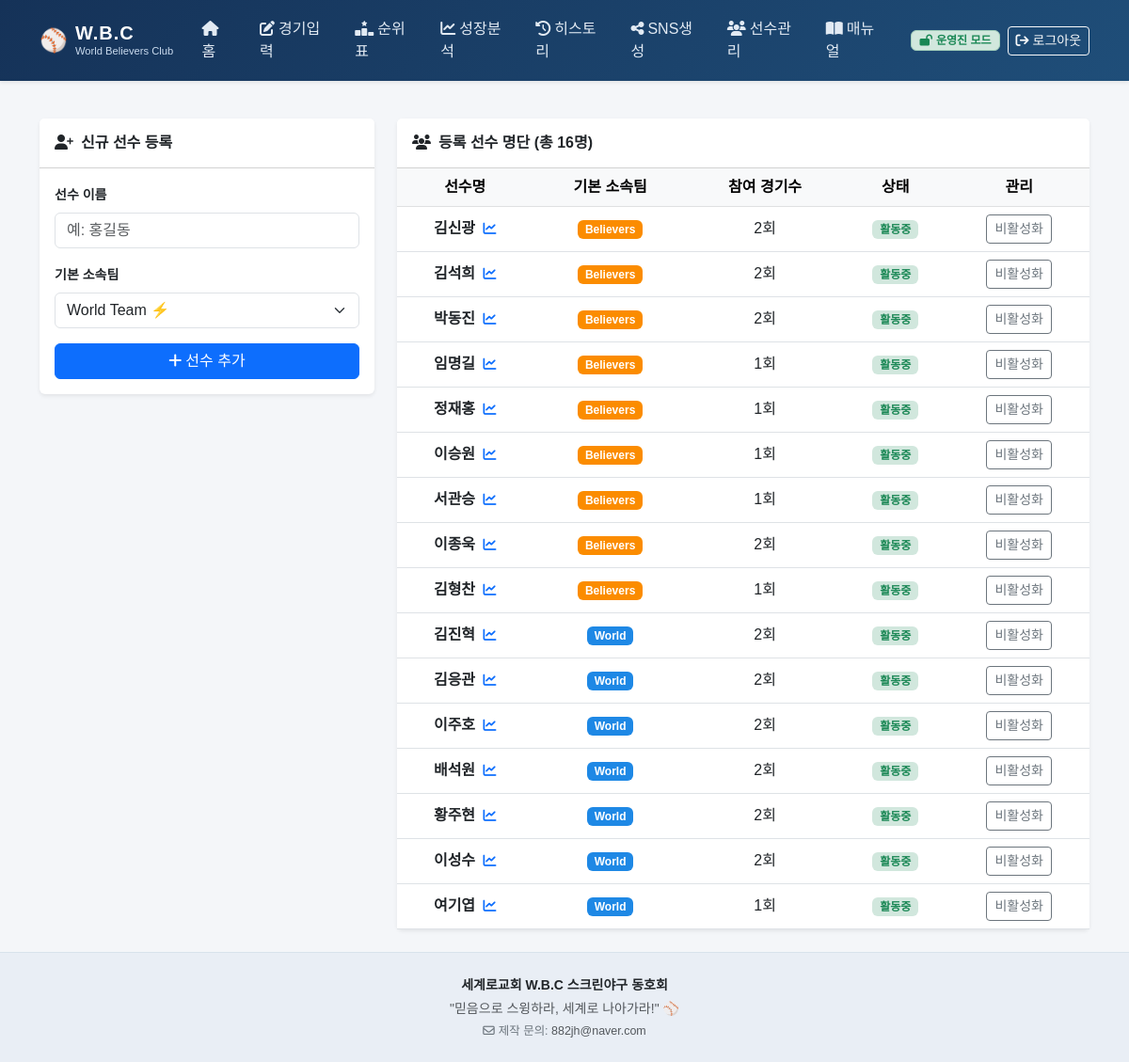
/players (signed in), run on the app's committed database.
### tables this page shows
CREATE TABLE players (
            id        INTEGER PRIMARY KEY AUTOINCREMENT,
            name      TEXT NOT NULL,
            team      TEXT NOT NULL,
            is_active INTEGER DEFAULT 1,
            created_at TEXT DEFAULT (datetime('now','localtime'))
        );

### app.py (the view)
@app.route('/players')
@admin_required
def players_page():
    conn = get_db()
    pl = conn.execute('''
        SELECT p.*,COUNT(DISTINCT br.game_id) gc
        FROM players p LEFT JOIN batting_records br ON br.player_id=p.id
        GROUP BY p.id ORDER BY p.team,p.id
    ''').fetchall()
    conn.close()
    return render_template('players.html', players=pl)

### app.py (called while the page is built)
def admin_required(f):
    @wraps(f)
    def decorated_function(*args, **kwargs):
        if not session.get('is_admin'):
            if request.is_json or request.path.startswith('/api/'):
                return jsonify({'ok': False, 'err': '운영진 권한이 필요합니다. 먼저 로그인해주세요.'}), 401
            flash('🔒 운영진 권한이 필요한 기능입니다. 비밀번호를 입력해주세요.', 'warning')
            return redirect(url_for('login_page', next=request.url))
        return f(*args, **kwargs)
    return decorated_function

@app.context_processor
def inject_auth():
    return {
        'is_admin': session.get('is_admin', False),
        'fmt_rate': fmt_rate
    }

def get_db():
    conn = sqlite3.connect(DB_PATH, timeout=10.0)
    conn.row_factory = sqlite3.Row
    conn.execute('PRAGMA foreign_keys = ON')
    conn.execute('PRAGMA journal_mode = WAL')
    conn.execute('PRAGMA busy_timeout = 5000')
    return conn

### templates/players.html (shortened to what this page needs)
{% extends 'base.html' %}
{% block content %}
<div class="row g-4">
    <div class="col-lg-4">
        <div class="card shadow-sm border-0">
            <div class="card-header bg-white py-3">
                <h6 class="fw-bold mb-0"><i class="fa-solid fa-user-plus me-2"></i>신규 선수 등록</h6>
            </div>
            <div class="card-body">
                <form method="POST" action="{{ url_for('player_add') }}">
                    <div class="mb-3">
                        <label class="form-label small fw-bold">선수 이름</label>
                        <input type="text" name="name" class="form-control" placeholder="예: 홍길동" required>
                    </div>
                    <div class="mb-3">
                        <label class="form-label small fw-bold">기본 소속팀</label>
                        <select name="team" class="form-select" required>
                            <option value="World">World Team ⚡</option>
                        </select>
                    </div>
                    <button type="submit" class="btn btn-primary w-100">
                        <i class="fa-solid fa-plus me-1"></i>선수 추가
                    </button>
                </form>
            </div>
        </div>
    </div>
    <div class="col-lg-8">
        <div class="card shadow-sm border-0">
            <div class="card-header bg-white py-3">
                <h6 class="fw-bold mb-0"><i class="fa-solid fa-users me-2"></i>등록 선수 명단 (총 {{ players|length }}명)</h6>
            </div>
            <div class="table-responsive">
                <table class="table table-hover align-middle mb-0 text-center">
                    <thead class="table-light">
                        <tr>
                            <th>선수명</th>
                            <th>기본 소속팀</th>
                            <th>참여 경기수</th>
                            <th>상태</th>
                            <th>관리</th>
                        </tr>
                    </thead>
                    <tbody>
                        {% for p in players %}
                        <tr>
                            <td class="fw-bold">
                                <a href="{{ url_for('analytics_page', player_id=p.id) }}" class="text-decoration-none text-dark hover-primary" title="성장 분석 차트 보기">
                                    {{ p.name }} <i class="fa-solid fa-chart-line text-primary small ms-1"></i>
                                </a>
                            </td>
                            <td>
                                <span class="badge {{ 'badge-world' if p.team == 'World' else 'badge-believers' }}">
                                    {{ p.team }}
                                </span>
                            </td>
                            <td>{{ p.gc }}회</td>
                            <td>
                                {% if p.is_active %}
                                <span class="badge bg-success-subtle text-success">활동중</span>
                                {% else %}
                                <span class="badge bg-secondary-subtle text-secondary">비활성</span>
                                {% endif %}
                            </td>
                            <td>
                                <form method="POST" action="{{ url_for('player_toggle', pid=p.id) }}" class="d-inline">
                                    <button type="submit" class="btn btn-sm {{ 'btn-outline-secondary' if p.is_active else 'btn-outline-success' }}">
                                        {{ '비활성화' if p.is_active else '활성화' }}
                                    </button>
                                </form>
                            </td>
                        </tr>
                        {% endfor %}
                    </tbody>
                </table>
            </div>
        </div>
    </div>
</div>
{% endblock %}

### static/css/style.css (style rules this page uses)
body { font-family: 'Noto Sans KR', sans-serif; background-color: #f4f6f9; color: #333; min-height: 100vh; display: flex; flex-direction: column; }
.badge-world { background-color: #1E88E5; color: white; }
.badge-believers { background-color: #FB8C00; color: white; }

### data on the page
players: name "김신광", team "Believers", gc "2", shows "활동중", is_active "비활성화"
players: name "김석희", team "Believers", gc "2", shows "활동중", is_active "비활성화"
players: name "박동진", team "Believers", gc "2", shows "활동중", is_active "비활성화"
players: name "임명길", team "Believers", gc "1", shows "활동중", is_active "비활성화"
players: name "정재홍", team "Believers", gc "1", shows "활동중", is_active "비활성화"
players: name "이승원", team "Believers", gc "1", shows "활동중", is_active "비활성화"
players: name "서관승", team "Believers", gc "1", shows "활동중", is_active "비활성화"
players: name "이종욱", team "Believers", gc "2", shows "활동중", is_active "비활성화"
players: name "김형찬", team "Believers", gc "1", shows "활동중", is_active "비활성화"
players: name "김진혁", team "World", gc "2", shows "활동중", is_active "비활성화"
players: name "김응관", team "World", gc "2", shows "활동중", is_active "비활성화"
players: name "이주호", team "World", gc "2", shows "활동중", is_active "비활성화"
players: name "배석원", team "World", gc "2", shows "활동중", is_active "비활성화"
players: name "황주현", team "World", gc "2", shows "활동중", is_active "비활성화"
players: name "이성수", team "World", gc "2", shows "활동중", is_active "비활성화"
players: name "여기엽", team "World", gc "1", shows "활동중", is_active "비활성화"

### other printed values
{{ players|length }} "16"
